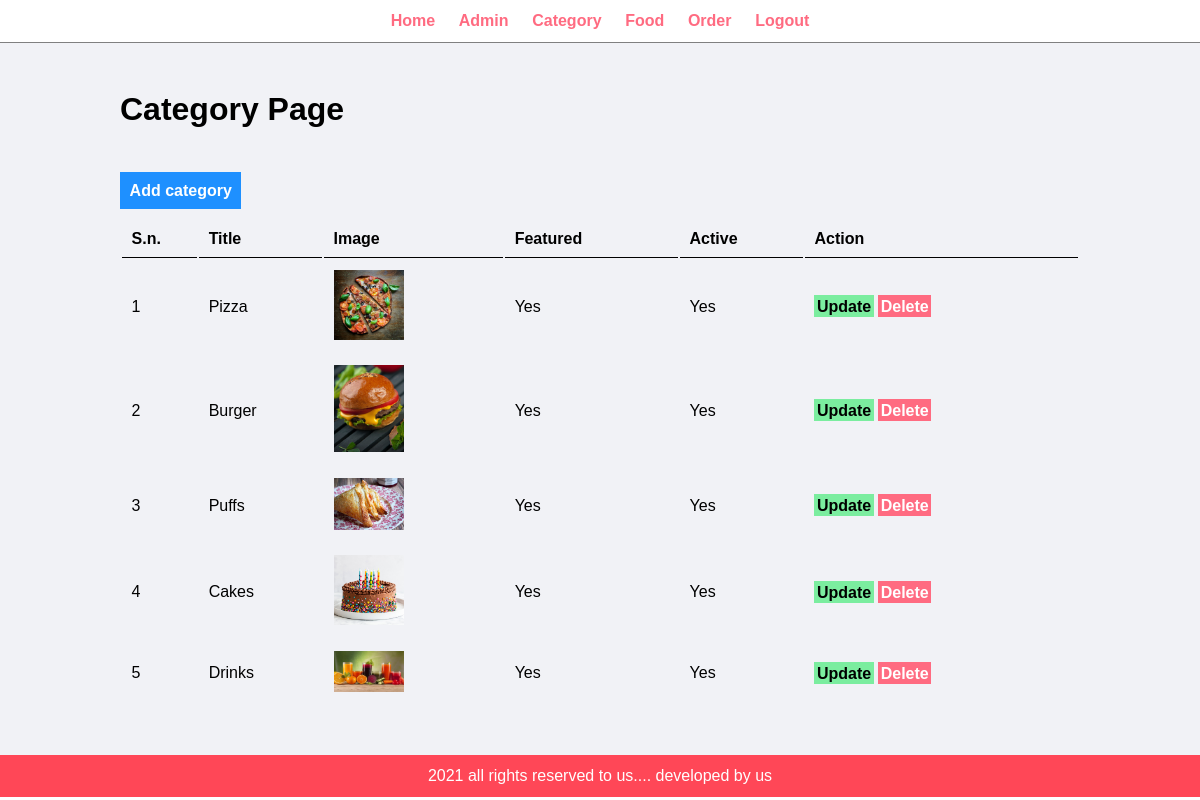
The page /admin/manage-category.php (signed in) on the database its author committed.
### tables this page shows
CREATE TABLE `tbl_category` (
  `id` int(10) UNSIGNED NOT NULL,
  `title` varchar(100) NOT NULL,
  `image_name` varchar(255) NOT NULL,
  `featured` varchar(10) NOT NULL,
  `active` varchar(10) NOT NULL
);

### admin/manage-category.php (the view, shortened to what this page needs)
<?php include('partial/menu.php') ?>
	<div class="main-content">
		<div class="wrapper">
		<h1>Category Page</h1>
			<br>
 <br><br>
<a href="add-category.php" class="btn-primary">Add category</a>
<br>
<br>
			<table class="tbl-full">
				<tr>
					<th>S.n.</th>
					<th>Title</th>
					<th>Image</th>
					<th>Featured</th>
					<th>Active</th>
					<th>Action</th>
				</tr>
				<?php
				$sql="SELECT * FROM tbl_category";
				$res=mysqli_query($conn, $sql);
				$count=mysqli_num_rows($res);
				$sn=1;
				if ($count>0) {
					while ($row=mysqli_fetch_assoc($res)) {
						$id=$row['id'];
						$title=$row['title'];
						$image_name=$row['image_name'];
						$featured=$row['featured'];
						$active=$row['active'];
						?>
				<tr>
					<td><?php echo $sn++; ?></td>
					<td><?php echo $title; ?></td>
					<td>
						<?php
						if ($image_name!="") {
							?>
							<img src="../images/category/<?php echo $image_name; ?>" width="70px">
							<?php
						}
						else{
							echo "<div class='text-centre'>Image Not Added</div>";
						}
						 ?>
					</td>
					<td><?php echo $featured; ?></td>
					<td><?php echo $active; ?></td>
					<td>
						<a href="<?php echo SETURL; ?>admin/update-category.php?id=<?php echo $id; ?>" class="btn-secondary">Update</a>
						<a href="<?php echo SETURL; ?>admin/delete-category.php?id=<?php echo $id; ?>&image_name=<?php echo $image_name ?>" class="btn-danger">Delete</a>
					</td>
				</tr>
						<?php
					}
				}
				else{
					?>
					<tr>
						<td colspan="6"><div class="text-centre">No Category Added</div></td>
					</tr>
					<?php
				}
				 ?>
						</table>
		</div>
	</div>
	<?php include('partial/footer.php')  ?>

### admin/partial/menu.php (shortened to what this page needs)
<!DOCTYPE html>
<html>
<head>
	<link rel="stylesheet" href="../css/admin.css">
</head>
<body>
	<div class="menu text-center">
		<div class="wrapper">
			<ul>
			<li><a href="index.php">Home</a></li>
			<li><a href="manage-admin.php">Admin</a></li>
			<li><a href="manage-category.php">Category</a></li>
			<li><a href="manage-food.php">Food</a></li>
			<li><a href="manage-order.php">Order</a></li>
			<li><a href="logout.php">Logout</a></li>
		    </ul>
		</div>
	</div>

### admin/partial/footer.php
<div class="footer">
		<div class="wrapper">
			<p class="text-center">2021 all rights reserved to us.... developed by us</p>
		</div>
	</div>
</body>
</html>

### css/admin.css (style rules this page uses)
* { margin: 0; padding: 0; font-family: arial, Helvetica, sans-serif; }
.wrapper { padding: 1%; width: 80%; margin: 0 auto; }
.text-center { text-align: center; }
.tbl-full { width: 100%; }
table tr th { border-bottom: 1px solid black; padding: 1%; text-align: left; }
table tr td { padding: 1%; }
.btn-primary { background-color: #1e90ff; padding: 1%; color: white; text-decoration: none; font-weight: bold; }
.btn-danger { background-color: #ff6b81; padding: 1%; color: white; text-decoration: none; font-weight: bold; }
.btn-secondary { background-color: #7bed9f; padding: 1%; color: black; text-decoration: none; font-weight: bold; }
.menu { border-bottom: 1px solid grey; background-color: }
.menu ul { list-style-type: none; }
.menu li { display: inline; padding: 1%; }
.menu ul li a { text-decoration: none; font-weight: bold; color: #ff6b81; }
.main-content { background-color: #f1f2f6; padding: 3% 0; }
.footer { background-color: #ff4757; color: white; }

### rows shown on the page
tbl_category: title "Pizza", image_name (picture), featured "Yes", active "Yes"
tbl_category: title "Burger", image_name (picture), featured "Yes", active "Yes"
tbl_category: title "Puffs", image_name (picture), featured "Yes", active "Yes"
tbl_category: title "Cakes", image_name (picture), featured "Yes", active "Yes"
tbl_category: title "Drinks", image_name (picture), featured "Yes", active "Yes"
